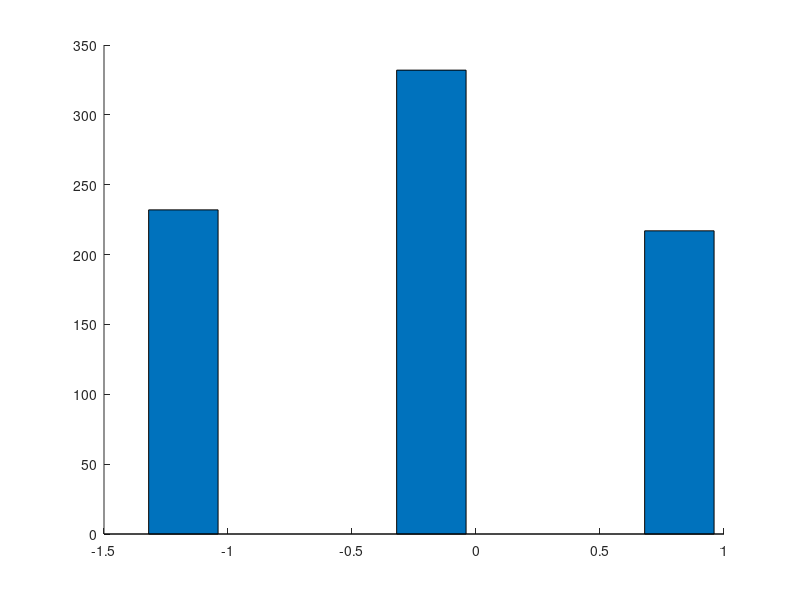

MATLAB code for this plot: (Note: this script raises an error after producing the figure.)
% cloth.m

clear
con=zeros(3,3,3,3);
% sci=0;
% ham=0;
% clo=0;
fra=randi(3,4,1);
rdn=randi(3,4,1);
a=rdn;
for w=4:1000

% newt=randi(3);
newt=randsrc(1,1,[setxor(a(end-1),[1,2,3]);.5 .5]);

rdn(w)=newt;
a(end)=newt;

 

con(a(1),a(2),a(3),a(4))= con(a(1),a(2),a(3),a(4))+1;

a=circshift(a,-1);


b=a(1:3);
for v=1:3
    c=[b;v];
    foc(v)=con(c(1),c(2),c(3),a(4));
    c=mod(c-2,3)+1;
    foc(v)=foc(v)+1*con(c(1),c(2),c(3),a(4));
    c=mod(c-2,3)+1;
    foc(v)=foc(v)+1*con(c(1),c(2),c(3),a(4));
end
tot=sum(foc);
if tot
    fra(w+1)=randsrc(1,1,[1,2,3;foc(1)/tot,foc(2)/tot,foc(3)/tot]);
else
    fra(w+1)=randi(3);
end
end
fra(1)=fra(end);
fra(end)=[];

n=hist(fra-rdn,[-2,-1,0,1,2]);

bar([-1,0,1],[n(2),n(3),n(4);n(1),0,n(5)]','stack')
